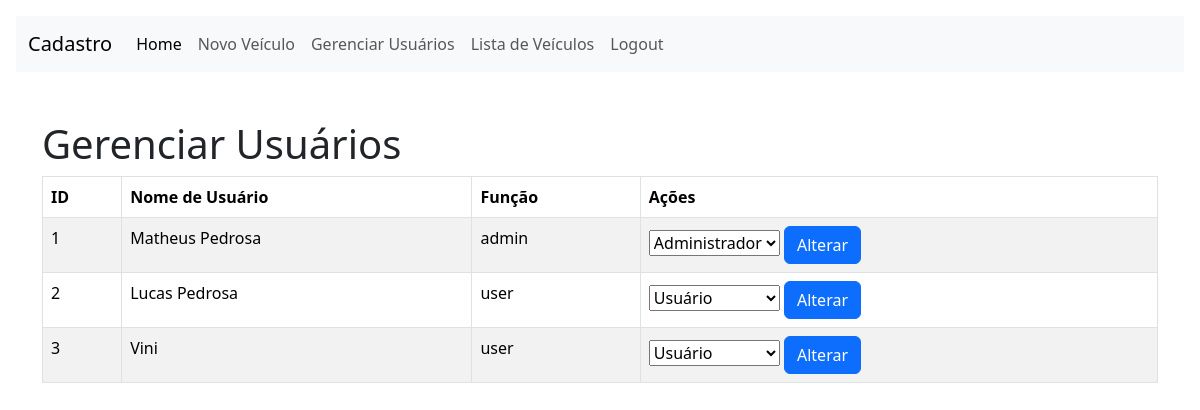
Screenshot of /index.php?page=gerenciar (signed in) with the database file from the repository.
### tables this page shows
CREATE TABLE `usuarios` (
  `id` int(11) NOT NULL,
  `username` varchar(50) NOT NULL,
  `email` varchar(100) NOT NULL,
  `password` varchar(255) NOT NULL,
  `role` enum('user','admin') DEFAULT 'user'
);

### gerenciar-usuarios.php (the view, shortened to what this page needs)
<?php
include("config.php");
$sql = "SELECT id, username, role FROM usuarios";
$res = $conn->query($sql);
$qdt = $res->num_rows;
?>
<h1>Gerenciar Usuários</h1>
<?php
if ($qdt > 0) {
    echo "<table class='table table-hover table-striped table-bordered'>";
    echo "<thead>";
    echo "<tr>";
    echo "<th>ID</th>";
    echo "<th>Nome de Usuário</th>";
    echo "<th>Função</th>";
    echo "<th>Ações</th>";
    echo "</tr>";
    echo "</thead>";
    echo "<tbody>";
    while ($user = $res->fetch_assoc()) {
        echo "<tr>";
        echo "<td>" . htmlspecialchars($user['id']) . "</td>";
        echo "<td>" . htmlspecialchars($user['username']) . "</td>";
        echo "<td>" . htmlspecialchars($user['role']) . "</td>";
        echo "<td>
            <form action='alterar-permissao.php' method='POST' style='display:inline;'>
                <input type='hidden' name='user_id' value='" . htmlspecialchars($user['id']) . "'>
                <select name='role'>
                    <option value='user'" . ($user['role'] === 'user' ? ' selected' : '') . ">Usuário</option>
                    <option value='admin'" . ($user['role'] === 'admin' ? ' selected' : '') . ">Administrador</option>
                </select>
                <button type='submit' class='btn btn-primary'>Alterar</button>
            </form>
            </td>";
        echo "</tr>";
    }
    echo "</tbody>";
    echo "</table>";
} else {
    echo "<p class='alert alert-danger'>Não há usuários para exibir.</p>";
}
?>

### index.php (shortened to what this page needs)
<?php
include_once("config.php");
?>
<!doctype html>
<html lang="en">
<head>
    <link href="https://cdn.jsdelivr.net/npm/bootstrap@5.3.3/dist/css/bootstrap.min.css" rel="stylesheet">
    <link href="https://getbootstrap.com/docs/5.3/assets/css/docs.css" rel="stylesheet">
</head>
<body class="p-3 m-0 border-0 bd-example m-0 border-0">
    <nav class="navbar navbar-expand-lg bg-body-tertiary">
      <div class="container-fluid">
        <a class="navbar-brand" href="#">Cadastro</a>
        <div class="collapse navbar-collapse" id="navbarNav">
          <ul class="navbar-nav">
            <li class="nav-item">
              <a class="nav-link active" aria-current="page" href="index.php">Home</a>
            </li>
            <?php if (isset($_SESSION['role']) && $_SESSION['role'] === 'admin'): ?>
            <li class="nav-item">
              <a class="nav-link" href="?page=novo">Novo Veículo</a>
            </li>
            <li class="nav-item">
              <a class="nav-link" href="?page=gerenciar">Gerenciar Usuários</a>
            </li>
            <?php endif; ?>
            <li class="nav-item">
              <a class="nav-link" href="?page=listar">Lista de Veículos</a>
            </li>
            <?php if (isset($_SESSION['user_id'])): ?>
            <li class="nav-item">
              <a class="nav-link" href="logout.php">Logout</a>
            </li>
            <?php else: ?>
            <li class="nav-item">
              <a class="nav-link" href="login.php">Login</a>
            </li>
            <?php endif; ?>
          </ul>
        </div>
      </div>
    </nav>
    <div class="container">
      <div class="row">
        <div class="col mt-5">
          <?php
              switch(@$_REQUEST["page"]){
                case "gerenciar":
                  include("gerenciar-usuarios.php");
                  break;
              }
          ?>
        </div>
      </div>
    </div>
</body>
</html>

### rows the page displays
usuarios: id "1", username "Matheus Pedrosa", role "admin", role "Administrador"
usuarios: id "2", username "Lucas Pedrosa", role "user", role "Usuário"
usuarios: id "3", username "Vini", role "user", role "Usuário"
